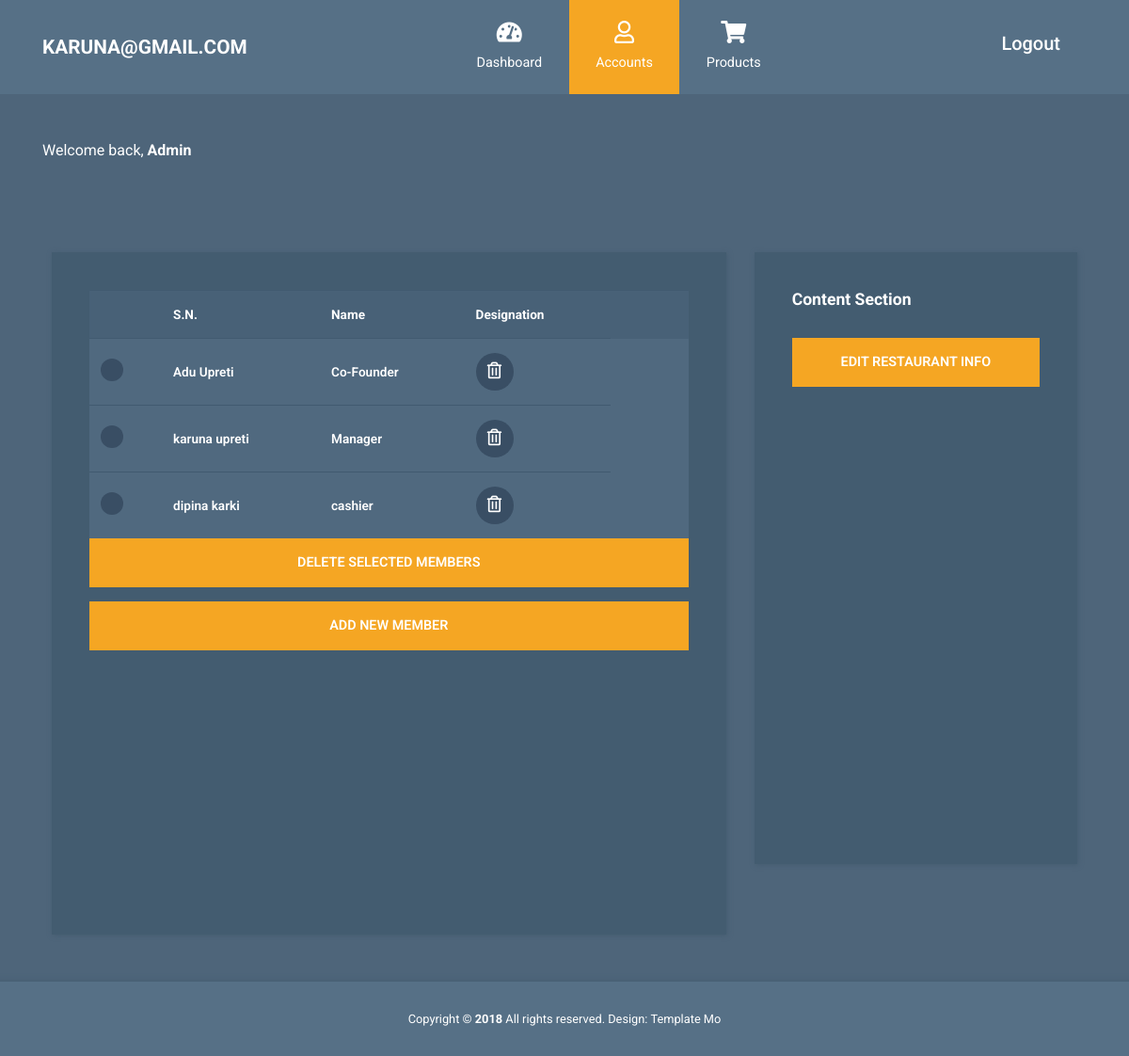
The page /admin-dashboard/ (signed in) on the database as committed earlier.
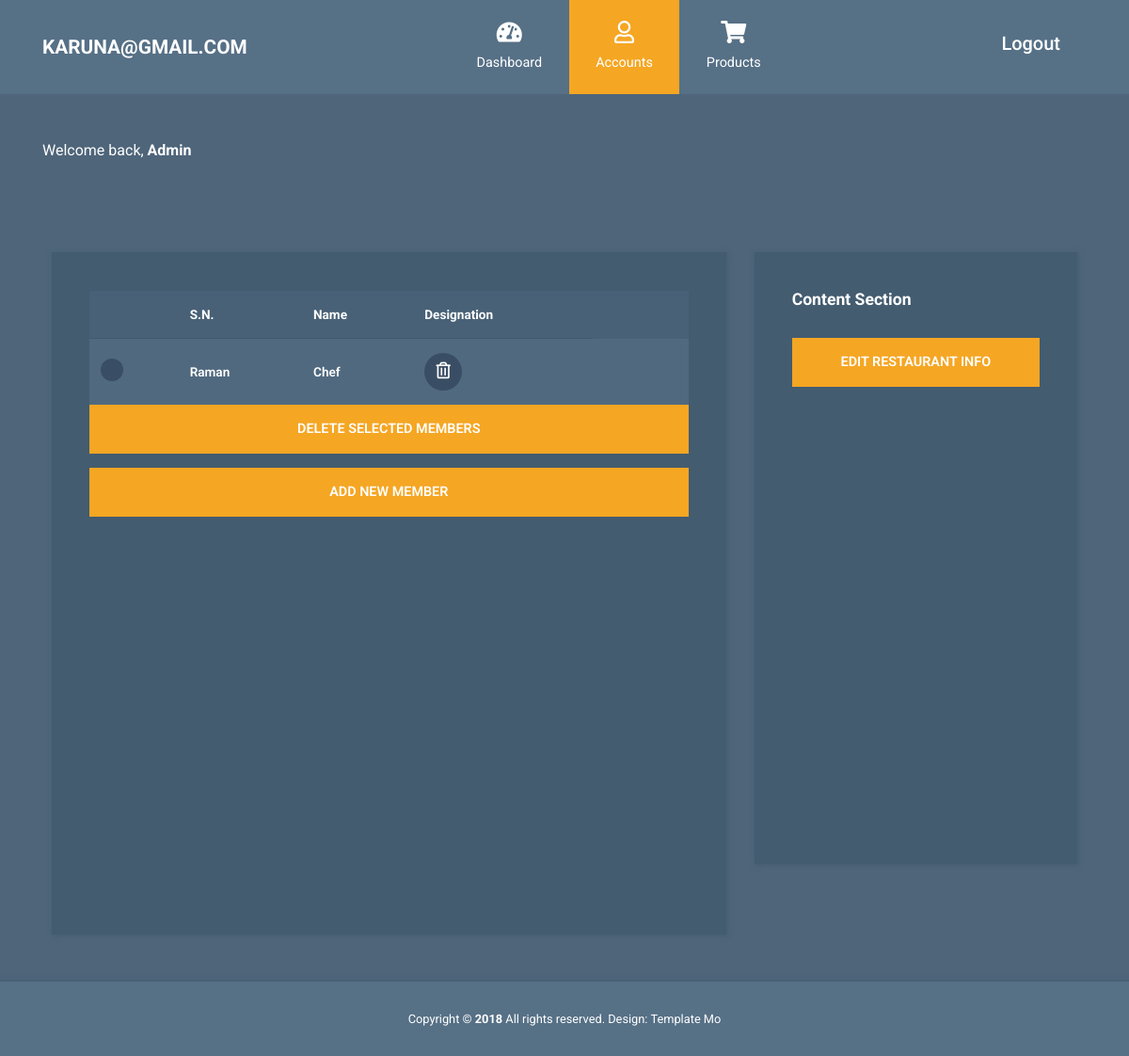
The same page on the database as committed later.
### adminpage/models.py (models this page shows)
class Add_Team(models.Model):
    name = models.CharField(max_length=1000)
    image = models.ImageField(upload_to='team/image')
    designation = models.CharField(max_length=1000)

### adminpage/views.py (the view)
# urls.py: path('',admin_dashboard,name="admin_dashboard"),
@login_required
def admin_dashboard(request):
    team_list = Add_Team.objects.all()
    data = {
        'dashboard_active_page': 'active',
        'teamlist': team_list,
    }
    return render(request, "adminfile/dashboard.html", data)

### templates/adminfile/dashboard.html (shortened to what this page needs)
{% extends 'adminfile/ad_parent.html' %} {% load static %} {% block contents %}
<div class="container">
  <div class="row">
    <div class="col">
      <p class="text-white mt-5 mb-5">Welcome back, <b>Admin</b></p>
    </div>
  </div>
  <div class="container mt-5">
    <div class="row tm-content-row">
      <div class="col-sm-12 col-md-12 col-lg-8 col-xl-8 tm-block-col">
        <div class="tm-bg-primary-dark tm-block tm-block-products">
          <div class="tm-product-table-container">
            <form
              id="team-form"
              method="POST"
              action="{% url 'delete_selected_teams' %}"
            >
              <table class="table table-hover tm-table-small tm-product-table">
                <thead>
                  <tr>
                    <th scope="col">&nbsp;</th>
                    <th scope="col">S.N.</th>
                    <th scope="col">Name</th>
                    <th scope="col">Designation</th>
                    <th scope="col"></th>
                    <th scope="col">&nbsp;</th>
                  </tr>
                </thead>
                <tbody>
                  {% for team in teamlist %}
                  <tr>
                    <th scope="row">
                      <input
                        type="checkbox"
                        name="selected_teams"
                        value="{{ team.id }}"
                      />
                    </th>
                    <td>{{ team.name }}</td>
                    <td>{{ team.designation }}</td>
                    <td>
                      <a
                        href="#"
                        class="tm-product-delete-link"
                        onclick="deleteSingleTeam({{ team.id }})"
                      >
                        <i class="far fa-trash-alt tm-product-delete-icon"></i>
                      </a>
                    </td>
                  </tr>
                  {% endfor %}
                </tbody>
              </table>
              <button
                type="button"
                class="btn btn-primary btn-block text-uppercase"
                onclick="deleteSelectedTeams()"
              >
                Delete selected members
              </button>
            </form>
          </div>
          <a
            href="{% url 'team_form' %}"
            class="btn btn-primary btn-block text-uppercase mb-3"
            >Add new member</a
          >
        </div>
      </div>
      <div class="col-sm-12 col-md-12 col-lg-4 col-xl-4 tm-block-col">
        <div class="tm-bg-primary-dark tm-block tm-block-product-categories">
          <h2 class="tm-block-title">Content Section</h2>
          <a
            href="{% url 'edit_restaurant_info' %}"
            class="btn btn-primary btn-block text-uppercase mb-3"
            >Edit Restaurant Info</a
          >
        </div>
      </div>
    </div>
  </div>
</div>
{% endblock %}

### templates/adminfile/ad_parent.html (shortened to what this page needs)
{% load static %}
<!DOCTYPE html>
<html lang="en">
  <head>
    <link
      rel="stylesheet"
      href="{% static 'adminfiles/css/fontawesome.min.css' %}"
    />
    <link
      rel="stylesheet"
      href="{% static 'adminfiles/css/bootstrap.min.css' %}"
    />
    <link
      rel="stylesheet"
      href="{% static 'adminfiles/css/templatemo-style.css' %}"
    />
  </head>
  <body id="reportsPage">
    <div class="" id="home">
      <nav class="navbar navbar-expand-xl">
        <div class="container h-100">
          <a
            class="navbar-brand"
            href="{% static 'adminfile/dashboard.html' %}"
          >
            <h1 class="tm-site-title mb-0">{{request.user.username}}</h1>
          </a>
          <div class="collapse navbar-collapse" id="navbarSupportedContent">
            <ul class="navbar-nav mx-auto h-100">
              <li class="nav-item">
                <a
                  class="nav-link {{dashboard_admin}}"
                  href="{% url 'admin_dashboard' %}"
                >
                  <i class="fas fa-tachometer-alt"></i>
                  Dashboard
                </a>
              </li>
              <li class="nav-item">
                <a class="nav-link active" href="{% url 'userlist' %}">
                  <i class="far fa-user"></i> Accounts
                </a>
              </li>
              <li class="nav-item">
                <a
                  class="nav-link {{product_admin}}"
                  href="{% url 'admin_product' %}"
                >
                  <i class="fas fa-shopping-cart"></i>
                  Products
                </a>
              </li>
            </ul>
            <ul class="navbar-nav">
              <li class="nav-item">
                <a class="nav-link d-block" href="{% url 'userlogout' %}">
                  <h5>Logout</h5>
                </a>
              </li>
            </ul>
          </div>
        </div>
      </nav>
      {% block contents %} {% endblock %}
      <footer class="tm-footer row tm-mt-small">
        <div class="col-12 font-weight-light">
          <p class="text-center text-white mb-0 px-4 small">
            Copyright &copy; <b>2018</b> All rights reserved. Design:
            <a
              rel="nofollow noopener"
              href="https://templatemo.com"
              class="tm-footer-link"
              >Template Mo</a
            >
          </p>
        </div>
      </footer>
    </div>
  </body>
</html>

### static/adminfiles/css/templatemo-style.css (style rules this page uses)
html { font-size: 16px; overflow-x: hidden; }
body { font-family: Roboto, Helvetica, Arial, sans-serif; background-color: #4e657a; overflow-x: hidden; }
a { transition: all 0.3s ease; }
.navbar-brand { display: flex; align-items: center; }
.tm-site-title { display: inline-block; text-transform: uppercase; font-size: 1.3rem; font-weight: 700; color: #fff; }
.navbar { height: 100px; background-color: #567086; padding: 0; }
.navbar .container { position: relative; }
.tm-mt-small { margin-top: 20px; }
.tm-block-col { margin-bottom: 30px; }
.tm-block { padding: 40px; -webkit-box-shadow: 1px 1px 5px 0 #455c71; -moz-box-shadow: 1px 1px 5px 0 #455c71; box-shadow: 1px 1px 5px 0 #455c71; min-height: 350px; height: 100%; max-height: 450px; }
.tm-block-title { font-size: 1.1rem; font-weight: 700; color: #fff; margin-bottom: 30px; }
.nav-link { color: #fff; height: 100%; display: flex; align-items: center; justify-content: center; flex-direction: column; font-size: 90%; }
.nav-link > i { margin-bottom: 10px; margin-right: 0; font-size: 1.5rem; }
.dropdown-item, .nav-link { padding: 15px 20px; }
.navbar-nav .active > .nav-link, .navbar-nav .nav-link.active { background-color: #f5a623; color: #fff; }
.navbar-nav .nav-link.active i { color: #fff; }
.nav-item { text-align: center; }
.nav-item:last-child { margin-right: 0; }
.tm-content-row { justify-content: space-between; margin-left: -20px; margin-right: -20px; }
.table { background-color: #50697f; color: #fff; font-size: 85%; margin-bottom: 0; }
thead { background-color: #486177; color: #fff; }
.table thead th { border-bottom: 0; }
.btn { border-radius: 0; padding: 13px 28px; transition: all 0.2s ease; max-width: 100%; }
.btn-primary { color: #fff; background-color: #f5a623; border: 2px solid #f5a623; font-size: 90%; font-weight: 600; }
.table td, .table th { border-top: 1px solid #415a70; padding: 15px 25px; vertical-align: middle; }
.tm-table-small td, .tm-table-small th { padding-left: 12px; padding-right: 12px; }
.table-hover tbody tr { transition: all 0.2s ease; }
.tm-bg-primary-dark { background-color: #435c70; }
input[type="checkbox"] { cursor: pointer; -webkit-appearance: none; appearance: none; background-color: #394e64; background-position: center; border-radius: 50%; box-sizing: border-box; position: relative; box-sizing: content-box; width: 24px; height: 24px; transition: all 0.1s linear; }
.tm-block-products { min-height: 725px; }
.tm-block-product-categories { min-height: 650px; }
.tm-product-table-container { max-height: 465px; margin-bottom: 15px; overflow-y: scroll; }
.tm-product-table tr { font-weight: 600; }
.tm-product-delete-icon { font-size: 1.1rem; color: #fff; }
.tm-product-delete-link { padding: 10px; border-radius: 50%; background-color: #394e64; display: inline-block; width: 40px; height: 40px; text-align: center; }
.tm-footer { background-color: #567086; padding-top: 30px; padding-bottom: 30px; -webkit-box-shadow: 0 -3px 5px 0 rgba(69, 92, 113, 0.59); -moz-box-shadow: 0 -3px 5px 0 rgba(69, 92, 113, 0.59); box-shadow: 0 -3px 5px 0 rgba(69, 92, 113, 0.59); }
.tm-footer-link { color: white; }
@media (min-width: 1200px) { .navbar-expand-xl .navbar-nav .nav-link { padding-left: 28px; padding-right: 28px; } }
@media (min-width: 1200px) { .navbar-collapse { height: 100%; } }
@media (max-width: 1275px) and (min-width: 1200px) { .nav-item { margin-right: 15px; } }
@media (max-width: 1350px) { .nav-item { margin-right: 1px; } }

Rows that differ between the two databases and show on the page:
removed Add_Team: name "Adu Upreti", designation "Co-Founder"
removed Add_Team: name "karuna upreti", designation "Manager"
removed Add_Team: name "dipina karki", designation "cashier"
added Add_Team: name "Raman", designation "Chef"
